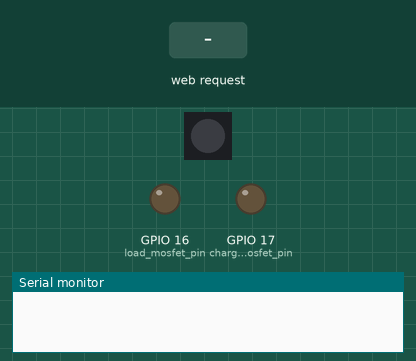
This sketch was run on a simulated ESP32. On the bench: 1 RGB LEDs in strip order, left to right, output pins drawn as LEDs (lit = HIGH), the last lines printed to the serial monitor. The test bench sets the inputs (shaded band). Dim RGB values are drawn brighter than linear; WiFi joins after 1.5 s; servers stay silent unless stated; the local clock reads 2024-03-15 10:24:30 at power-on unless the sketch sets it; storage starts empty; pins used as bus, display or sensor lines are not drawn.

Above: at 0.1 s.
At 9.7 s:
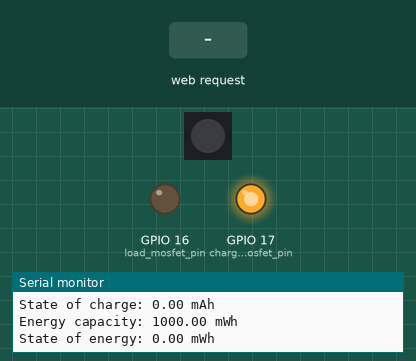
9.8 s: HTTP request GET / received
At 10.4 s:
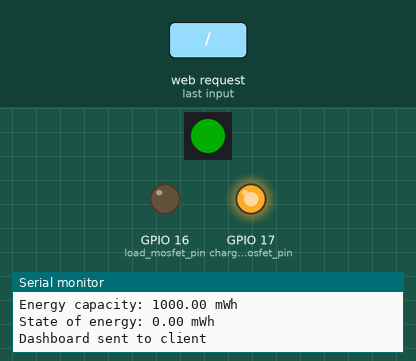
12.8 s: HTTP request GET /get received
Timing chart, 0 to 21.8 s (numbered marks = the images above; inputs shaded):
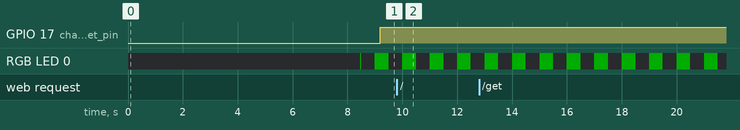

The sketch:

fw_bmu.ino
```cpp
/* Local files */
#include "esp_now.h"

void setup() {

  Serial.begin(115200);

  Serial.printf("\n\n");
  delay(5000);

  if(!SPIFFS.begin(true)){
    Serial.println("An Error has occurred while mounting SPIFFS");
    return;
  }

  /* Verify if all the settings exists on SPIFFS, and if not, create with standard values */
  File file;
  file = SPIFFS.open("/min_cell_voltage.txt", "r");
  if(!file || file.isDirectory()){
    Serial.println("Setting min_cell_voltage to standard value...");
    write_file(SPIFFS, "/min_cell_voltage.txt", min_cell_voltage_std.c_str());
    file.close();
  }
  file = SPIFFS.open("/min_cell_voltage_release.txt", "r");
  if(!file || file.isDirectory()){
    write_file(SPIFFS, "/min_cell_voltage_release.txt", min_cell_voltage_release_std.c_str());
    file.close();
  }
  file = SPIFFS.open("/max_cell_voltage.txt", "r");
  if(!file || file.isDirectory()){
    write_file(SPIFFS, "/max_cell_voltage.txt", max_cell_voltage_std.c_str());
    file.close();
  }
  file = SPIFFS.open("/max_cell_voltage_release.txt", "r");
  if(!file || file.isDirectory()){
    write_file(SPIFFS, "/max_cell_voltage_release.txt", max_cell_voltage_release_std.c_str());
    file.close();
  }
  file = SPIFFS.open("/max_load_current.txt", "r");
  if(!file || file.isDirectory()){
    write_file(SPIFFS, "/max_load_current.txt", max_load_current_std.c_str());
    file.close();
  }
  file = SPIFFS.open("/max_charging_current.txt", "r");
  if(!file || file.isDirectory()){
    write_file(SPIFFS, "/max_charging_current.txt", max_charging_current_std.c_str());
    file.close();
  }
  file = SPIFFS.open("/min_cell_temp.txt", "r");
  if(!file || file.isDirectory()){
    write_file(SPIFFS, "/min_cell_temp.txt", min_cell_temp_std.c_str());
    file.close();
  }
  file = SPIFFS.open("/max_cell_temp.txt", "r");
  if(!file || file.isDirectory()){
    write_file(SPIFFS, "/max_cell_temp.txt", max_cell_temp_std.c_str());
    file.close();
  }
  file = SPIFFS.open("/max_cell_bal_temp.txt", "r");
  if(!file || file.isDirectory()){
    write_file(SPIFFS, "/max_cell_bal_temp.txt", max_cell_bal_temp_std.c_str());
    file.close();
  }
  file = SPIFFS.open("/eject_sd_card.txt", "r");
  if(!file || file.isDirectory()){
    write_file(SPIFFS, "/eject_sd_card.txt", eject_sd_card_std.c_str());
    file.close();
  }
  file = SPIFFS.open("/lang.txt", "r");
  if(!file || file.isDirectory()){
    write_file(SPIFFS, "/lang.txt", lang_std.c_str());
    file.close();
  }

  /* Update BMS variables using values from SPIFFS */
  Serial.println("Updating BMS variables using values from SPIFFS...");
  min_cell_voltage = read_file(SPIFFS, "/min_cell_voltage.txt").toFloat();
  min_cell_voltage_release = read_file(SPIFFS, "/min_cell_voltage_release.txt").toFloat();
  max_cell_voltage = read_file(SPIFFS, "/max_cell_voltage.txt").toFloat();
  max_cell_voltage_release = read_file(SPIFFS, "/max_cell_voltage_release.txt").toFloat();
  max_load_current = read_file(SPIFFS, "/max_load_current.txt").toFloat();
  max_charging_current = read_file(SPIFFS, "/max_charging_current.txt").toFloat();
  min_cell_temp = read_file(SPIFFS, "/min_cell_temp.txt").toFloat();
  max_cell_temp = read_file(SPIFFS, "/max_cell_temp.txt").toFloat();
  max_cell_bal_temp = read_file(SPIFFS, "/max_cell_bal_temp.txt").toFloat();
  eject_sd_card = read_file(SPIFFS, "/eject_sd_card.txt") == "no" ? 0 : 1;

  if (eject_sd_card) {
    Serial.printf("SD card logging is disabled\n");
  }

  /* Set the device as a Station and Soft Access Point simultaneously */
  WiFi.mode(WIFI_AP_STA);

  /* Set device as a Wi-Fi Station */
  WiFi.begin(mySSID, myPASSWORD);
  while (WiFi.status() != WL_CONNECTED) {
    delay(1000);
    Serial.println("Setting as a Wi-Fi Station..");
  }
  Serial.print("Station IP Address: ");
  Serial.println(WiFi.localIP());
  Serial.print("Wi-Fi Channel: ");
  Serial.println(WiFi.channel());

  /* Init ESP-NOW */
  if (esp_now_init() != ESP_OK) {
   Serial.println("Error initializing ESP-NOW");
   return;
  }

  /* Once ESPNow is successfully Init, we will register for Send CB to get the status of Trasnmitted packet */
  esp_now_register_send_cb(OnDataSent);
  Serial.println("ESP-NOW send callback registered");

  /* Register for a callback function that will be called when data is received */
  esp_now_register_recv_cb(OnDataRecv);
  Serial.println("ESP-NOW receive callback registered");

  /* Register peer */
  esp_now_peer_info_t peerInfo;
  peerInfo.channel = 0;
  peerInfo.encrypt = false;

  /* Register bmm_0 peer */
  memcpy(peerInfo.peer_addr, bmm_0_address, 6);
  if (esp_now_add_peer(&peerInfo) != ESP_OK){
    Serial.println("Failed to add peer");
    return;
  }
  /* Register bmm_1 peer */
  memcpy(peerInfo.peer_addr, bmm_1_address, 6);
  if (esp_now_add_peer(&peerInfo) != ESP_OK){
    Serial.println("Failed to add peer");
    return;
  }
  /* Register bmm_2 peer */
  memcpy(peerInfo.peer_addr, bmm_2_address, 6);
  if (esp_now_add_peer(&peerInfo) != ESP_OK){
    Serial.println("Failed to add peer");
    return;
  }

  /* Send web page (dashboard) to client */
  server.on("/", HTTP_GET, [](AsyncWebServerRequest *request){
    request->send_P(200, "text/html", index_html);
    Serial.println("Dashboard sent to client");
  });

  events.onConnect([](AsyncEventSourceClient *client){
    if(client->lastId()){
      Serial.printf("Client reconnected! Last message ID that it got is: %u\n", client->lastId());
    }
    // send event with message "hello!", id current millis
    // and set reconnect delay to 1 second
    client->send("hello!", NULL, millis(), 10000);
  });

  /* Send a GET request to <ESP_IP>/get?inputString=<inputMessage> */
  server.on("/get", HTTP_GET, [] (AsyncWebServerRequest *request) {

    Serial.printf("GET request received\n");

    // GET inputString value on <ESP_IP>/get?inputString=<inputMessage>
    if (request->hasParam(PARAM_MIN_CELL_VOLTAGE)) {
      String min_cell_voltage_config = request->getParam(PARAM_MIN_CELL_VOLTAGE)->value();
      Serial.printf("Updating min_cell_voltage_config to %s\n", min_cell_voltage_config);
      write_file(SPIFFS, "/min_cell_voltage.txt", min_cell_voltage_config.c_str());
      min_cell_voltage = min_cell_voltage_config.toFloat();
    }
    if (request->hasParam(PARAM_MIN_CELL_VOLTAGE_RELEASE)) {
      String min_cell_voltage_release_config = request->getParam(PARAM_MIN_CELL_VOLTAGE_RELEASE)->value();
      Serial.printf("Updating min_cell_voltage_release_config to %s\n", min_cell_voltage_release_config);
      write_file(SPIFFS, "/min_cell_voltage_release.txt", min_cell_voltage_release_config.c_str());
      min_cell_voltage_release = min_cell_voltage_release_config.toFloat();
    }
    if (request->hasParam(PARAM_MAX_CELL_VOLTAGE)) {
      String max_cell_voltage_config = request->getParam(PARAM_MAX_CELL_VOLTAGE)->value();
      Serial.printf("Updating max_cell_voltage_config to %s\n", max_cell_voltage_config);
      write_file(SPIFFS, "/max_cell_voltage.txt", max_cell_voltage_config.c_str());
      max_cell_voltage = max_cell_voltage_config.toFloat();
    }
    if (request->hasParam(PARAM_MAX_CELL_VOLTAGE_RELEASE)) {
      String max_cell_voltage_release_config = request->getParam(PARAM_MAX_CELL_VOLTAGE_RELEASE)->value();
      Serial.printf("Updating max_cell_voltage_release_config to %s\n", max_cell_voltage_release_config);
      write_file(SPIFFS, "/max_cell_voltage_release.txt", max_cell_voltage_release_config.c_str());
      max_cell_voltage_release = max_cell_voltage_release_config.toFloat();
    }
    if (request->hasParam(PARAM_MAX_LOAD_CURRENT)) {
      String max_load_current_config = request->getParam(PARAM_MAX_LOAD_CURRENT)->value();
      Serial.printf("Updating max_load_current_config to %s\n", max_load_current_config);
      write_file(SPIFFS, "/max_load_current.txt", max_load_current_config.c_str());
      max_load_current = max_load_current_config.toFloat();
    }
    if (request->hasParam(PARAM_MAX_CHARGING_CURRENT)) {
      String max_charging_current_config = request->getParam(PARAM_MAX_CHARGING_CURRENT)->value();
      Serial.printf("Updating max_charging_current_config to %s\n", max_charging_current_config);
      write_file(SPIFFS, "/max_charging_current.txt", max_charging_current_config.c_str());
      max_charging_current = max_charging_current_config.toFloat();
    }
    if (request->hasParam(PARAM_MIN_CELL_TEMP)) {
      String min_cell_temp_config = request->getParam(PARAM_MIN_CELL_TEMP)->value();
      Serial.printf("Updating min_cell_temp_config to %s\n", min_cell_temp_config);
      write_file(SPIFFS, "/min_cell_temp.txt", min_cell_temp_config.c_str());
      min_cell_temp = min_cell_temp_config.toFloat();
    }
    if (request->hasParam(PARAM_MAX_CELL_TEMP)) {
      String max_cell_temp_config = request->getParam(PARAM_MAX_CELL_TEMP)->value();
      Serial.printf("Updating max_cell_temp_config to %s\n", max_cell_temp_config);
      write_file(SPIFFS, "/max_cell_temp.txt", max_cell_temp_config.c_str());
      max_cell_temp = max_cell_temp_config.toFloat();
    }
    if (request->hasParam(PARAM_MAX_CELL_BAL_TEMP)) {
      String max_cell_bal_temp_config = request->getParam(PARAM_MAX_CELL_BAL_TEMP)->value();
      Serial.printf("Updating max_cell_bal_temp_config to %s\n", max_cell_bal_temp_config);
      write_file(SPIFFS, "/max_cell_bal_temp.txt", max_cell_bal_temp_config.c_str());
      max_cell_bal_temp = max_cell_bal_temp_config.toFloat();
    }
    if (request->hasParam(PARAM_EJECT_SD_CARD)) {
      String eject_sd_card_config = request->getParam(PARAM_EJECT_SD_CARD)->value();
      Serial.printf("Updating eject_sd_card_config...\n");
      write_file(SPIFFS, "/eject_sd_card.txt", eject_sd_card_config.c_str());
      eject_sd_card = eject_sd_card_config == "no" ? 0 : 1;
      if (eject_sd_card) {
        Serial.printf("SD card logging is now disabled\n");
      } else {
        Serial.printf("SD card logging is now enabled\n");
      }
    }
    if (request->hasParam(PARAM_LANG)) {
      String lang_config = request->getParam(PARAM_LANG)->value();
      Serial.printf("Updating lang_config to %s\n", lang_config);
      write_file(SPIFFS, "/lang.txt", lang_config.c_str());
    }
    if (request->hasParam(PARAM_CHARGE_CAPACITY)) {
      String charge_capacity_config = request->getParam(PARAM_CHARGE_CAPACITY)->value();
      Serial.printf("Updating charge_capacity_config to %s\n", charge_capacity_config);
      charge_capacity_mah = charge_capacity_config.toFloat();
    }
    if (request->hasParam(PARAM_ENERGY_CAPACITY)) {
      String energy_capacity_config = request->getParam(PARAM_ENERGY_CAPACITY)->value();
      Serial.printf("Updating energy_capacity_config to %s\n", energy_capacity_config);
      energy_capacity_mwh = energy_capacity_config.toFloat();
    }
  });

  server.addHandler(&events);
  server.onNotFound(notFound);
  server.begin();
  Serial.println("Server started");

  delay(1000);

  /* ESP32 pins setup */
  pinMode(charging_mosfet_pin, OUTPUT);
  pinMode(load_mosfet_pin, OUTPUT);
  pinMode(adc_cs_pin, OUTPUT);
  pinMode(sd_cs_pin, OUTPUT);

  /* Initialize RTC chip */
  if (! rtc.begin()) {
    Serial.println("Couldn't find RTC");
    while (1);
  }
  if (rtc.lostPower()) {
    Serial.println("RTC lost power, lets set the time!");
    /* Initialize a NTPClient to get time */
    time_client.begin();
    /* Set offset time in seconds to adjust for your timezone, for example:
    * GMT +1 = 3600
    * GMT 0 = 0
    * GMT -3 = -10800 */
    time_client.setTimeOffset(-10800);
    while(!time_client.update()) {
      time_client.forceUpdate();
    }
    /* The formattedDate comes with the following format: 2018-05-28T16:00:13Z */
    formatted_date = time_client.getFormattedDate();
    /* Extract date */
    date_year = formatted_date.substring(0, 4).toInt();
    date_month = formatted_date.substring(5, 7).toInt();
    date_day = formatted_date.substring(8, 10).toInt();
    Serial.print(date_day);
    Serial.print("/");
    Serial.print(date_month);
    Serial.print("/");
    Serial.println(date_year);
    /* Extract time */
    time_hour = formatted_date.substring(11, 13).toInt();
    time_minute = formatted_date.substring(14, 16).toInt();
    time_second = formatted_date.substring(17, 19).toInt();
    Serial.print(time_hour);
    Serial.print(":");
    Serial.print(time_minute);
    Serial.print(":");
    Serial.println(time_second);
    rtc.adjust(DateTime(date_year, date_month, date_day, time_hour, time_minute, time_second));
  }
  now = rtc.now();
  Serial.print(now.day(), DEC);
  Serial.print('/');
  Serial.print(now.month(), DEC);
  Serial.print('/');
  Serial.print(now.year(), DEC);
  Serial.print(" (");
  Serial.print(days_of_the_week[now.dayOfTheWeek()]);
  Serial.print(") ");
  Serial.print(now.hour(), DEC);
  Serial.print(':');
  Serial.print(now.minute(), DEC);
  Serial.print(':');
  Serial.print(now.second(), DEC);
  Serial.println();

  /* Initialize SD card */
  SD.begin(sd_cs_pin);
  if(!SD.begin(sd_cs_pin)) {
    Serial.println("Card Mount Failed");
    //return;
  }
  uint8_t cardType = SD.cardType();
  if(cardType == CARD_NONE) {
    Serial.println("No SD card attached");
    //return;
  }
  Serial.println("Initializing SD card...");
  if (!SD.begin(sd_cs_pin)) {
    Serial.println("ERROR - SD card initialization failed!");
    sd_card_initialized = 0;
    //return;    // init failed
  }

  if (sd_card_initialized) {

    /* Verify if all the BMS files exists on SD, and if not, create with initial values */
    file = SD.open("/charge_capacity_mah.txt", "r");
    if(!file || file.isDirectory()){
      write_file(SD, "/charge_capacity_mah.txt", String(charge_capacity_mah).c_str());
      file.close();
    }
    file = SD.open("/state_of_charge_mah.txt", "r");
    if(!file || file.isDirectory()){
      write_file(SD, "/state_of_charge_mah.txt", String(state_of_charge_mah).c_str());
      file.close();
    }
    file = SD.open("/energy_capacity_mwh.txt", "r");
    if(!file || file.isDirectory()){
      write_file(SD, "/energy_capacity_mwh.txt", String(energy_capacity_mwh).c_str());
      file.close();
    }
    file = SD.open("/state_of_energy_mwh.txt", "r");
    if(!file || file.isDirectory()){
      write_file(SD, "/state_of_energy_mwh.txt", String(state_of_energy_mwh).c_str());
      file.close();
    }

    /* Update BMS state variables using values from SD */
    Serial.println("Updating BMS variables using values from SD card...");
    charge_capacity_mah = read_file(SD, "/charge_capacity_mah.txt").toFloat();
    state_of_charge_mah = read_file(SD, "/state_of_charge_mah.txt").toFloat();
    energy_capacity_mwh = read_file(SD, "/energy_capacity_mwh.txt").toFloat();
    state_of_energy_mwh = read_file(SD, "/state_of_energy_mwh.txt").toFloat();
    Serial.printf("Charge capacity: %.2f mAh\n", charge_capacity_mah);
    Serial.printf("State of charge: %.2f mAh\n", state_of_charge_mah);
    Serial.printf("Energy capacity: %.2f mWh\n", energy_capacity_mwh);
    Serial.printf("State of energy: %.2f mWh\n", state_of_energy_mwh);
  }

  /* SPI setup for ADC128S102 */
  SPI.begin();
  SPI.setBitOrder(MSBFIRST);
  SPI.setDataMode(SPI_MODE3);  // Mode=2 CPOL=1, CPHA=0

  /* WS2812 */
  pixels.begin();
  pixels.clear();
  pixels.setBrightness(50); // 0 to 255
  pixels.setPixelColor(0, pixels.Color(0, 255, 0));
  pixels.show();
  pixels.setPixelColor(0, pixels.Color(0, 255, 0));
  pixels.show();

  /* Current sensors offset calibration */
  calibrate_current_sensors();

  /* Set cell voltages to zero */
  memset(cell_voltage, 0, sizeof(cell_voltage));

  /* Set cell temp to zero */
  memset(cell_temp, 0, sizeof(cell_temp));
}

void loop() {

  /* Prepare BMU message to be send to the modules */
  prepare_bmu_msg();

  /* Send request message to the modules */
  send_msg_to_bmms();

  /* If any of the modules failed to send a message back, request again */
  //request_again();

  /* Save bmm data as soon as they arrive */
  save_bmm_data();

  /* Update bmm data on dashboard */
  update_bmm_data_on_dashboard();

  /* Compute bmu data */
  compute_bmu_data();

  /* Update bmu data on dashboard */
  update_bmu_data_on_dashboard();

  /* Update system LED */
  system_led();

  /* Reset all flags */
  reset_flags();

}
```

dashboard.h
```cpp
/* External libraries */
#include <Arduino.h>
#include <AsyncTCP.h>
#include <SPIFFS.h>
#include "ESPAsyncWebServer.h"
#include <Arduino_JSON.h>

const String min_cell_voltage_std         = "3.00";
const String min_cell_voltage_release_std = "3.40";
const String max_cell_voltage_std         = "4.10";
const String max_cell_voltage_release_std = "4.00";
const String max_load_current_std         = "2.00";
const String max_charging_current_std     = "1.00";
const String min_cell_temp_std            = "5.00";
const String max_cell_temp_std            = "38.00";
const String max_cell_bal_temp_std        = "60.00";
const String eject_sd_card_std            = "no";
const String lang_std                     = "pt_br";

JSONVar json_bmm_0;
JSONVar json_bmm_1;
JSONVar json_bmm_2;
JSONVar json_bmu;
JSONVar json_lang;

const unsigned int update_dashboard_interval = 1000;

AsyncWebServer server(80);
AsyncEventSource events("/events");

const char* PARAM_MIN_CELL_VOLTAGE         = "min_cell_voltage_config";
const char* PARAM_MIN_CELL_VOLTAGE_RELEASE = "min_cell_voltage_release_config";
const char* PARAM_MAX_CELL_VOLTAGE         = "max_cell_voltage_config";
const char* PARAM_MAX_CELL_VOLTAGE_RELEASE = "max_cell_voltage_release_config";
const char* PARAM_MAX_LOAD_CURRENT         = "max_load_current_config";
const char* PARAM_MAX_CHARGING_CURRENT     = "max_charging_current_config";
const char* PARAM_MIN_CELL_TEMP            = "min_cell_temp_config";
const char* PARAM_MAX_CELL_TEMP            = "max_cell_temp_config";
const char* PARAM_MAX_CELL_BAL_TEMP        = "max_cell_bal_temp_config";
const char* PARAM_EJECT_SD_CARD            = "eject_sd_card_config";
const char* PARAM_LANG                     = "lang_config";
const char* PARAM_CHARGE_CAPACITY          = "charge_capacity_config";
const char* PARAM_ENERGY_CAPACITY          = "energy_capacity_config";

void notFound(AsyncWebServerRequest *request) {
  request->send(404, "text/plain", "Not found");
}
```

Source omitted: bms.h (23716 bytes), esp_now.h (15794 bytes), html.h (48080 bytes)
